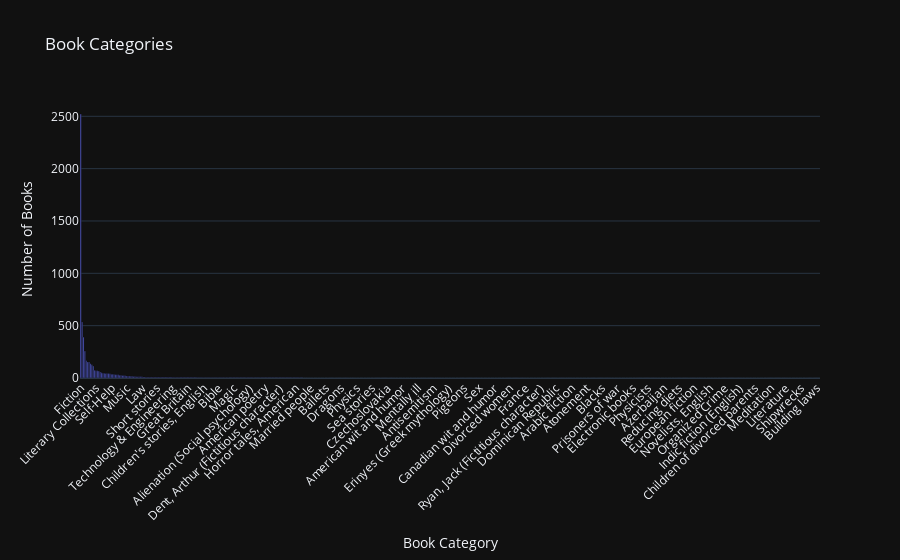

Write notebook code for a chart like this one.
### Code cell
import plotly.express as px

category_counts = book_not_missing['categories'].value_counts().reset_index()
category_counts.columns = ['Category', 'Count']

fig = px.bar(category_counts, x='Category', y='Count',
             title='Book Categories',
             labels={'Count': 'Number of Books', 'Category': 'Book Category'},
             hover_data=['Count'])

fig.update_layout(xaxis_tickangle=-45)
fig.show()

### Figure 1 — Plotly figure (JSON) as saved in the notebook; plotly's stock layout.template omitted (floating-point values rounded to 4 significant figures; data arrays with more than 128 entries replaced by an {"elided": "..."} marker saying what was removed)
{"data": [{"hovertemplate": "Book Category=%{x}<br>Number of Books=%{y}<extra></extra>", "legendgroup": "", "marker": {"color": "#636efa", "pattern": {"shape": ""}}, "name": "", "orientation": "v", "showlegend": false, "textposition": "auto", "x": {"elided": "531 str values"}, "xaxis": "x", "y": {"elided": "531 int values"}, "yaxis": "y", "type": "bar"}], "layout": {"xaxis": {"anchor": "y", "domain": [0.0, 1.0], "title": {"text": "Book Category"}, "tickangle": -45}, "yaxis": {"anchor": "x", "domain": [0.0, 1.0], "title": {"text": "Number of Books"}}, "legend": {"tracegroupgap": 0}, "title": {"text": "Book Categories"}, "barmode": "relative"}}
